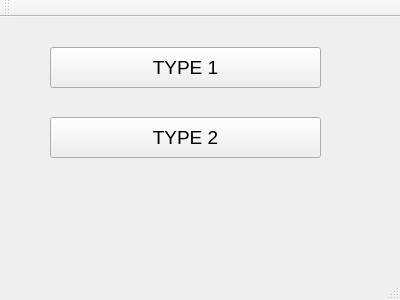
<?xml version="1.0" encoding="UTF-8"?>
<ui version="4.0">
 <class>ClassA</class>
 <widget class="QMainWindow" name="ClassA">
  <property name="geometry">
   <rect>
    <x>0</x>
    <y>0</y>
    <width>400</width>
    <height>300</height>
   </rect>
  </property>
  <property name="windowTitle">
   <string>ClassA</string>
  </property>
  <widget class="QWidget" name="centralWidget">
   <widget class="QPushButton" name="pushButton_Type1">
    <property name="geometry">
     <rect>
      <x>50</x>
      <y>30</y>
      <width>271</width>
      <height>41</height>
     </rect>
    </property>
    <property name="font">
     <font>
      <family>Arial</family>
      <pointsize>14</pointsize>
     </font>
    </property>
    <property name="text">
     <string>TYPE 1</string>
    </property>
   </widget>
   <widget class="QPushButton" name="pushButton_Type2">
    <property name="geometry">
     <rect>
      <x>50</x>
      <y>100</y>
      <width>271</width>
      <height>41</height>
     </rect>
    </property>
    <property name="font">
     <font>
      <family>Arial</family>
      <pointsize>14</pointsize>
     </font>
    </property>
    <property name="text">
     <string>TYPE 2</string>
    </property>
   </widget>
  </widget>
  <widget class="QMenuBar" name="menuBar">
   <property name="geometry">
    <rect>
     <x>0</x>
     <y>0</y>
     <width>400</width>
     <height>21</height>
    </rect>
   </property>
  </widget>
  <widget class="QToolBar" name="mainToolBar">
   <attribute name="toolBarArea">
    <enum>TopToolBarArea</enum>
   </attribute>
   <attribute name="toolBarBreak">
    <bool>false</bool>
   </attribute>
  </widget>
  <widget class="QStatusBar" name="statusBar"/>
 </widget>
 <layoutdefault spacing="6" margin="11"/>
 <resources/>
 <connections/>
</ui>
